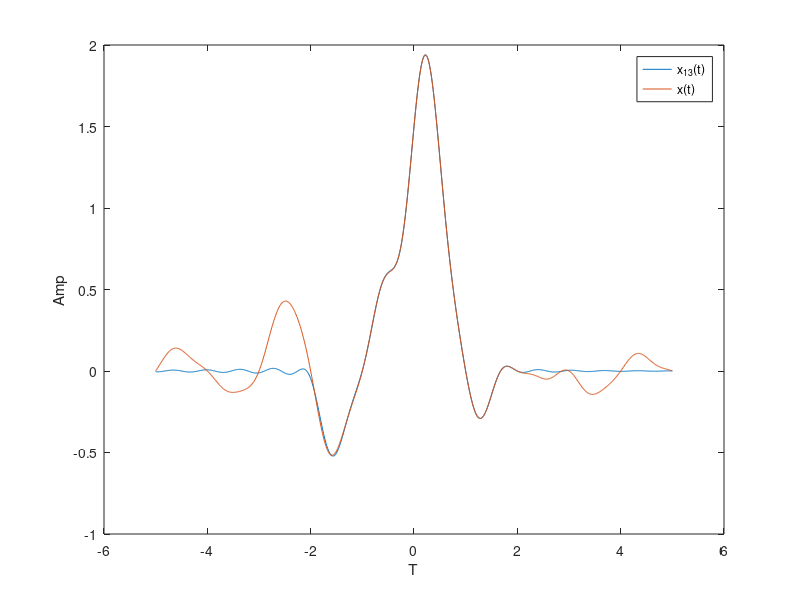

This figure's MATLAB source:
Ts = 9/28;
t = -5:0.01:5;
n = -6:1:6;
nTs = n*Ts;
x = @(t) (3/2 + (3/10)*sin(2*pi*t) + sin(2*pi*t/3) - sin(2*pi*t/10)).*sinc(t);
x13 = x(nTs)*sinc((ones(length(nTs),1)*t-nTs'*ones(1,length(t)))/Ts);
plot(t, x13);
xlabel('T');
ylabel('Amp');
hold;
plot(t, x(t));
legend('x_{13}(t)', 'x(t)');